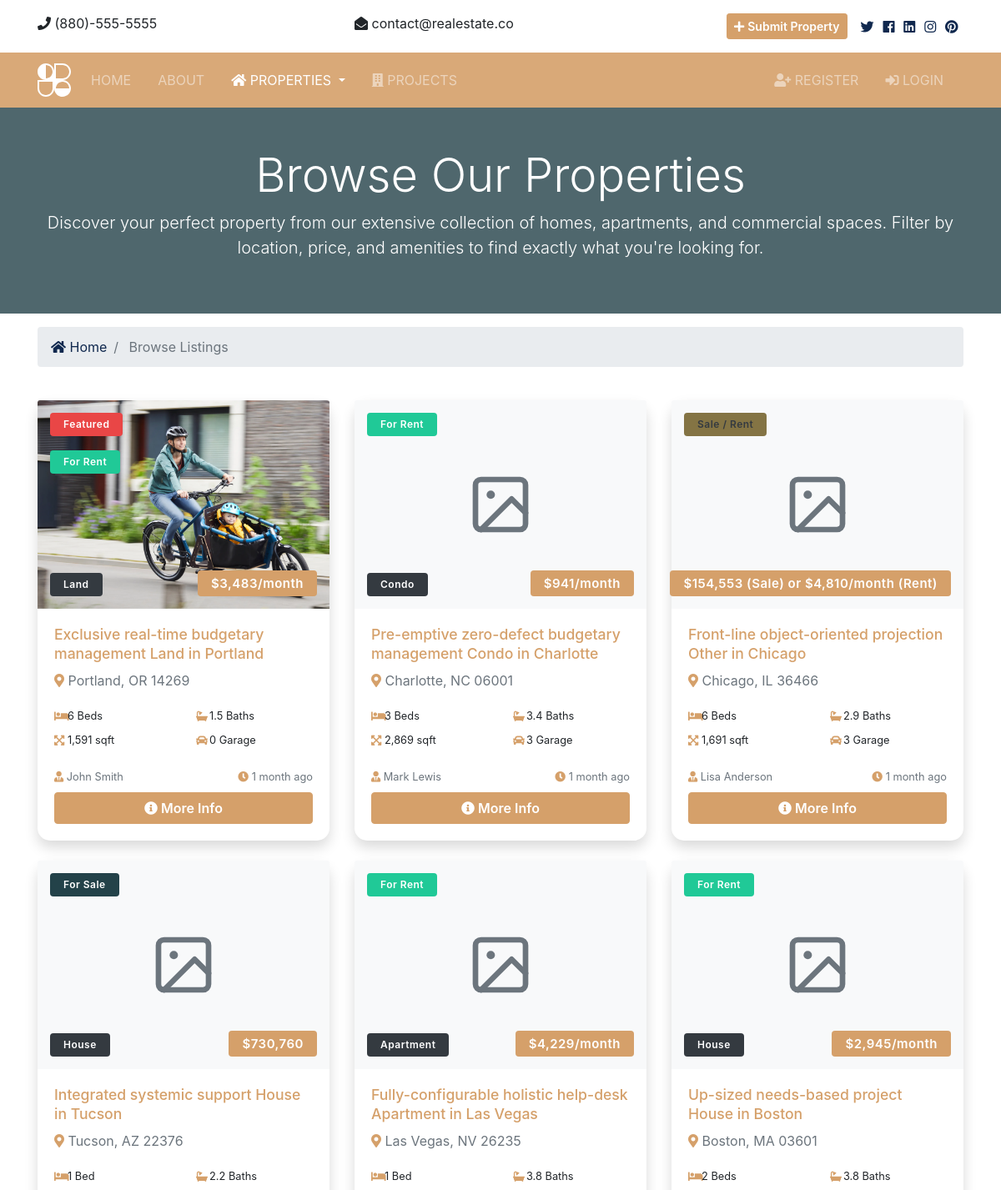
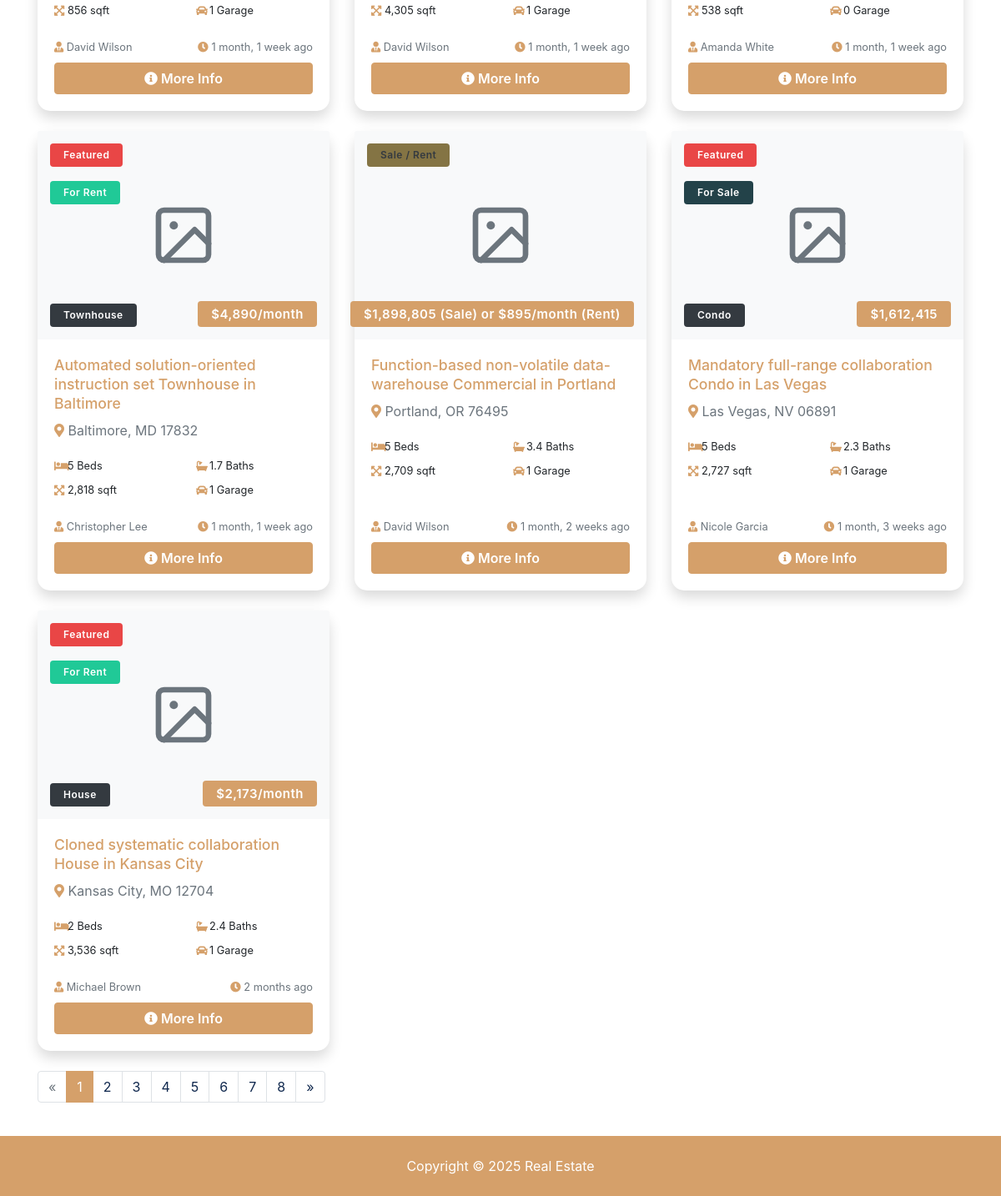
/listings/, run on the app's committed database (2 pictures, top to bottom).
### listings/models.py (models this page shows, shortened)
class Listing(models.Model):
    realtor = models.ForeignKey(Realtor, on_delete=models.DO_NOTHING)
    submitted_by = models.ForeignKey(User, on_delete=models.CASCADE, null=True, blank=True)
    title = models.CharField(max_length=200)
    address = models.CharField(max_length=200)
    city = models.CharField(max_length=100)
    state = models.CharField(max_length=100)
    zipcode = models.CharField(max_length=20)
    description = models.TextField(blank=True)
    listing_type = models.CharField(max_length=20, choices=LISTING_TYPE_CHOICES, default='sale')
    price = models.IntegerField(help_text="Price for sale")
    rent_price = models.IntegerField(null=True, blank=True, help_text="Monthly rent price")
    deposit_amount = models.IntegerField(null=True, blank=True, help_text="Security deposit for rent")
    bedrooms = models.IntegerField()
    bathrooms = models.DecimalField(max_digits=2, decimal_places=1)
    garage = models.IntegerField(default=0)
    sqft = models.IntegerField()
    lot_size = models.DecimalField(max_digits=5, decimal_places=1)
    photo_main = models.ImageField(upload_to='photos/%Y/%m/%d/')
    photo_1 = models.ImageField(upload_to='photos/%Y/%m/%d/', blank=True)
    photo_2 = models.ImageField(upload_to='photos/%Y/%m/%d/', blank=True)
    photo_3 = models.ImageField(upload_to='photos/%Y/%m/%d/', blank=True)
    photo_4 = models.ImageField(upload_to='photos/%Y/%m/%d/', blank=True)
    photo_5 = models.ImageField(upload_to='photos/%Y/%m/%d/', blank=True)
    photo_6 = models.ImageField(upload_to='photos/%Y/%m/%d/', blank=True)
    is_published = models.BooleanField(default=True)
    list_date = models.DateTimeField(default=datetime.now, blank=True)
    property_type = models.CharField(max_length=50, choices=PROPERTY_TYPE_CHOICES, default='house')
    year_built = models.IntegerField(null=True, blank=True)
    hoa_fee = models.DecimalField(max_digits=10, decimal_places=2, null=True, blank=True, help_text="Monthly HOA fee")
    view_count = models.IntegerField(default=0)
    featured = models.BooleanField(default=False)
    amenities = models.ManyToManyField(Amenity, blank=True)
    virtual_tour_url = models.URLField(blank=True, help_text="Link to virtual tour")
    energy_rating = models.CharField(max_length=2, blank=True, help_text="A+ to F energy rating")
    last_updated = models.DateTimeField(auto_now=True)
    def get_display_price(self):
        if self.listing_type == 'rent':
            return f"${self.rent_price:,}/month" if self.rent_price else "Contact for Price"
        elif self.listing_type == 'both':
            sale_price = f"${self.price:,} (Sale)" if self.price else ""
            rent_price = f"${self.rent_price:,}/month (Rent)" if self.rent_price else ""
            if sale_price and rent_price:
                return f"{sale_price} or {rent_price}"
            return sale_price or rent_price or "Contact for Price"
        else:  # sale
            return f"${self.price:,}" if self.price else "Contact for Price"

### realtors/models.py (models this page shows)
class Realtor(models.Model):
    name = models.CharField(max_length=200)
    photo = models.ImageField(upload_to='photos/%Y/%m/%d/')
    description = models.TextField(blank=True)
    phone = models.CharField(max_length=20)
    email = models.CharField(max_length=50)
    is_mvp = models.BooleanField(default=False)
    hire_date = models.DateTimeField(default=datetime.now, blank=True)
    def __str__(self):
        return self.name

### listings/views.py (the view)
# urls.py: path('', views.ListingsListView.as_view(), name='listings'),
class ListingsListView(ListView):
    model = Listing
    template_name = 'listings/listings.html'
    queryset = Listing.objects.order_by('-list_date').filter(is_published=True)
    context_object_name = 'listings'
    paginate_by = 10
    def get_context_data(self, **kwargs):
        context = super().get_context_data(**kwargs)
        context['listing_type_choices'] = LISTING_TYPE_CHOICES
        context['current_filter'] = 'all'
        return context

### templates/listings/listings.html (shortened to what this page needs)
{% extends 'base.html' %}
{% load humanize %}
{% block content %}
    <section id="showcase-inner" class="py-5 text-white">
        <div class="container">
            <div class="row text-center">
                <div class="col-md-12">
                    <h1 class="display-4">Browse Our Properties</h1>
                    <p class="lead">Discover your perfect property from our extensive collection of homes, apartments, and commercial spaces. Filter by location, price, and amenities to find exactly what you're looking for.</p>
                </div>
            </div>
        </div>
    </section>
    <section id="bc" class="mt-3">
        <div class="container">
            <nav aria-label="breadcrumb">
                <ol class="breadcrumb">
                    <li class="breadcrumb-item">
                        <a href="index.html">
                            <i class="fas fa-home"></i> Home</a>
                    </li>
                    <li class="breadcrumb-item active"> Browse Listings</li>
                </ol>
            </nav>
        </div>
    </section>
    <section id="listings" class="py-4">
        <div class="container">
            <div class="row">
                {% if listings %}
                    {% for listing in listings %}
                        {% include 'partials/_listing_card.html' %}
                    {% endfor %}
                {% endif %}
            </div>
            {% if is_paginated %}
                <div class="row">
                    <div class="col-md-12">
                        <ul class="pagination">
                            {% if page_obj.has_previous %}
                                <li class="page-item">
                                    <a href="?page={{ page_obj.previous_page_number }}"
                                       class="page-link">&laquo;</a>
                                </li>
                            {% else %}
                                <li class="page-item disabled">
                                    <a class="page-link">&laquo;</a>
                                </li>
                            {% endif %}
                            {% for i in page_obj.paginator.page_range %}
                                {% if page_obj.number == i %}
                                    <li class="page-item active">
                                        <a class="page-link">{{ i }}</a>
                                    </li>
                                {% else %}
                                    <li class="page-item">
                                        <a href="?page={{ i }}" class="page-link">{{ i }}</a>
                                    </li>
                                {% endif %}
                            {% endfor %}
                            {% if page_obj.has_next %}
                                <li class="page-item">
                                    <a href="?page={{ page_obj.next_page_number }}" class="page-link">&raquo;</a>
                                </li>
                            {% else %}
                                <li class="page-item disabled">
                                    <a class="page-link">&raquo;</a>
                                </li>
                            {% endif %}
                        </ul>
                    </div>
                </div>
            {% endif %}
        </div>
    </section>
{% endblock %}

### templates/partials/_listing_card.html (shortened to what this page needs)
{% load humanize %}
<div class="col-md-6 col-lg-4 mb-4">
    <div class="card listing-card h-100 shadow">
        <div class="position-relative overflow-hidden">
            {% if listing.photo_main %}
                <img class="card-img-top listing-image" src="{{ listing.photo_main.url }}" alt="{{ listing.title }}">
            {% else %}
                <div class="card-img-top listing-image d-flex align-items-center justify-content-center bg-light">
                </div>
            {% endif %}
            <div class="card-img-overlay p-0">
                {% if listing.featured %}
                    <div class="position-absolute" style="top: 15px; left: 15px;">
                        <span class="badge bg-danger text-white rounded-pill px-3 py-2 fw-bold">
                            Featured
                        </span>
                    </div>
                {% endif %}
                {% if listing.is_published %}
                    {% if listing.featured %}
                        <div class="position-absolute" style="top: 60px; left: 15px;">
                    {% else %}
                        <div class="position-absolute" style="top: 15px; left: 15px;">
                    {% endif %}
                        {% if listing.listing_type == 'sale' %}
                            <span class="badge bg-info text-white rounded-pill px-3 py-2">For Sale</span>
                        {% elif listing.listing_type == 'rent' %}
                            <span class="badge bg-success text-white rounded-pill px-3 py-2">For Rent</span>
                        {% elif listing.listing_type == 'both' %}
                            <span class="badge bg-warning text-dark rounded-pill px-3 py-2">Sale / Rent</span>
                        {% else %}
                            <span class="badge bg-success text-white rounded-pill px-3 py-2">Available</span>
                        {% endif %}
                    </div>
                {% endif %}
                <div class="position-absolute" style="bottom: 15px; left: 15px;">
                    <span class="badge bg-dark text-white rounded px-3 py-2">
                        {{ listing.property_type|title }}
                    </span>
                </div>
                <div class="position-absolute" style="bottom: 15px; right: 15px;">
                    <h5 class="mb-0">
                        <span class="badge bg-primary text-white fs-6 px-3 py-2 rounded-pill fw-bold">
                            {{ listing.get_display_price }}
                        </span>
                    </h5>
                </div>
            </div>
        </div>
        <div class="card-body d-flex flex-column">
            <div class="listing-header mb-3">
                                    <h5 class="card-title text-primary fw-bold mb-2">{{ listing.title }}</h5>
                <p class="text-muted mb-0">
                    <i class="fas fa-map-marker-alt text-primary me-1"></i>
                    {{ listing.city }}, {{ listing.state }} {{ listing.zipcode }}
                </p>
            </div>
            <div class="listing-features mb-3">
                <div class="row g-2">
                    <div class="col-6">
                        <div class="feature-item">
                            <i class="fas fa-bed text-primary"></i>
                            <small class="ms-1">{{ listing.bedrooms }} Bed{{ listing.bedrooms|pluralize }}</small>
                        </div>
                    </div>
                    <div class="col-6">
                        <div class="feature-item">
                            <i class="fas fa-bath text-primary"></i>
                            <small class="ms-1">{{ listing.bathrooms }} Bath{{ listing.bathrooms|pluralize }}</small>
                        </div>
                    </div>
                    <div class="col-6">
                        <div class="feature-item">
                            <i class="fas fa-expand-arrows-alt text-primary"></i>
                            <small class="ms-1">{{ listing.sqft | intcomma }} sqft</small>
                        </div>
                    </div>
                    <div class="col-6">
                        <div class="feature-item">
                            <i class="fas fa-car text-primary"></i>
                            <small class="ms-1">{{ listing.garage }} Garage</small>
                        </div>
                    </div>
                </div>
            </div>
            <div class="listing-footer mt-auto">
                <div class="d-flex justify-content-between align-items-center mb-2">
                    <div class="realtor-info">
                        <small class="text-muted">
                            <i class="fas fa-user-tie text-primary me-1"></i>
                            {{ listing.realtor }}
                        </small>
                    </div>
                    <div class="listing-date">
                        <small class="text-muted">
                            <i class="fas fa-clock text-primary me-1"></i>
                            {{ listing.list_date | timesince }} ago
                        </small>
                    </div>
                </div>
                <a href="{% url 'listings:listing' listing.id %}" class="btn btn-primary w-100 rounded-pill">
                    <i class="fas fa-info-circle me-2"></i> More Info
                </a>
            </div>
        </div>
    </div>
</div>

### static/css/all.css (style rules this page uses)
.fa, .fas, .far, .fal, .fab { -moz-osx-font-smoothing: grayscale; -webkit-font-smoothing: antialiased; display: inline-block; font-style: normal; font-variant: normal; text-rendering: auto; line-height: 1; }
.fa-bath:before { content: "\f2cd"; }
.fa-bed:before { content: "\f236"; }
.fa-car:before { content: "\f1b9"; }
.fa-clock:before { content: "\f017"; }
.fa-expand-arrows-alt:before { content: "\f31e"; }
.fa-home:before { content: "\f015"; }
.fa-info-circle:before { content: "\f05a"; }
.fa-map-marker-alt:before { content: "\f3c5"; }
.fa-user-tie:before { content: "\f508"; }
.fa, .fas { font-family: 'Font Awesome 5 Free'; font-weight: 900; }

### static/css/style.css (style rules this page uses)
img { width: 100%; }
#showcase-inner { background: url(../img/building.jpg) no-repeat top center fixed/cover; position: relative; overflow: hidden; min-height: 200px; }
#showcase-inner::before { content: ''; position: absolute; top: 0; left: 0; min-height: 100%; width: 100%; background: rgba(35, 66, 73, 0.8); }

### static/css/custom-colors.css (style rules this page uses)
:root { --primary: #d5a06a; --primary-dark: #b8855a; --primary-light: #e2b584; --secondary: #234249; --secondary-dark: #1a3237; --secondary-light: #355259; --accent: #847444; --accent-dark: #6d5f38; --accent-light: #9a8955; --blue: #d5a06a; --green: #847444; --teal: #234249; --success: #28a745; --info: #234249; --warning: #847444; --danger: #dc3545; --light: #f8f9fa; --dark: #343a40; }
.bg-primary { background-color: #d5a06a !important; }
.text-primary { color: #d5a06a !important; }
.btn-primary { color: #fff; background-color: #d5a06a; border-color: #d5a06a; }
.bg-info { background-color: #234249 !important; }
.bg-warning { background-color: #847444 !important; }
.page-item.active .page-link { z-index: 1; color: #fff; background-color: #d5a06a; border-color: #d5a06a; }

### templates/partials/_listing_card.html (style rules this page uses)
.listing-card { transition: all 0.3s ease; border: none; border-radius: 15px; }
.listing-image { height: 250px; object-fit: cover; transition: transform 0.3s ease; }
.feature-item { display: flex; align-items: center; padding: 5px 0; }
.feature-item i { width: 16px; font-size: 14px; }
.listing-header .card-title { font-size: 1.1rem; line-height: 1.3; }
.badge { font-weight: 600; letter-spacing: 0.5px; }
.btn-primary { font-weight: 600; transition: all 0.3s ease; }

### data on the page
Listing: photo_main (picture), featured "Featured", is_published "For Rent", property_type "Land", get_display_price "$3,483/month", title "Exclusive real-time budgetary management Land in Portland", city "Portland", state "OR", zipcode "14269", bedrooms "6", bathrooms "1.5", sqft "1,591", garage "0", realtor "John Smith", list_date "1 month"
Listing: is_published "For Rent", property_type "Condo", get_display_price "$941/month", title "Pre-emptive zero-defect budgetary management Condo in Charlotte", city "Charlotte", state "NC", zipcode "06001", bedrooms "3", bathrooms "3.4", sqft "2,869", garage "3", realtor "Mark Lewis", list_date "1 month"
Listing: is_published "Sale / Rent", get_display_price "$154,553 (Sale) or $4,810/month (Rent)", title "Front-line object-oriented projection Other in Chicago", city "Chicago", state "IL", zipcode "36466", bedrooms "6", bathrooms "2.9", sqft "1,691", garage "3", realtor "Lisa Anderson", list_date "1 month"
Listing: is_published "For Sale", property_type "House", get_display_price "$730,760", title "Integrated systemic support House in Tucson", city "Tucson", state "AZ", zipcode "22376", bedrooms "1", bathrooms "2.2", sqft "856", garage "1", realtor "David Wilson", list_date "1 month, 1 week"
Listing: is_published "For Rent", property_type "Apartment", get_display_price "$4,229/month", title "Fully-configurable holistic help-desk Apartment in Las Vegas", city "Las Vegas", state "NV", zipcode "26235", bedrooms "1", bathrooms "3.8", sqft "4,305", garage "1", realtor "David Wilson", list_date "1 month, 1 week"
Listing: is_published "For Rent", property_type "House", get_display_price "$2,945/month", title "Up-sized needs-based project House in Boston", city "Boston", state "MA", zipcode "03601", bedrooms "2", bathrooms "3.8", sqft "538", garage "0", realtor "Amanda White", list_date "1 month, 1 week"
Listing: featured "Featured", is_published "For Rent", property_type "Townhouse", get_display_price "$4,890/month", title "Automated solution-oriented instruction set Townhouse in Baltimore", city "Baltimore", state "MD", zipcode "17832", bedrooms "5", bathrooms "1.7", sqft "2,818", garage "1", realtor "Christopher Lee", list_date "1 month, 1 week"
Listing: is_published "Sale / Rent", get_display_price "$1,898,805 (Sale) or $895/month (Rent)", title "Function-based non-volatile data-warehouse Commercial in Portland", city "Portland", state "OR", zipcode "76495", bedrooms "5", bathrooms "3.4", sqft "2,709", garage "1", realtor "David Wilson", list_date "1 month, 2 weeks"
Listing: featured "Featured", is_published "For Sale", property_type "Condo", get_display_price "$1,612,415", title "Mandatory full-range collaboration Condo in Las Vegas", city "Las Vegas", state "NV", zipcode "06891", bedrooms "5", bathrooms "2.3", sqft "2,727", garage "1", realtor "Nicole Garcia", list_date "1 month, 3 weeks"
Listing: featured "Featured", is_published "For Rent", property_type "House", get_display_price "$2,173/month", title "Cloned systematic collaboration House in Kansas City", city "Kansas City", state "MO", zipcode "12704", bedrooms "2", bathrooms "2.4", sqft "3,536", garage "1", realtor "Michael Brown", list_date "2 months"

### other printed values
{{ i }} "1"
{{ i }} "2" "3" "4" "5" "6" "7" "8"
